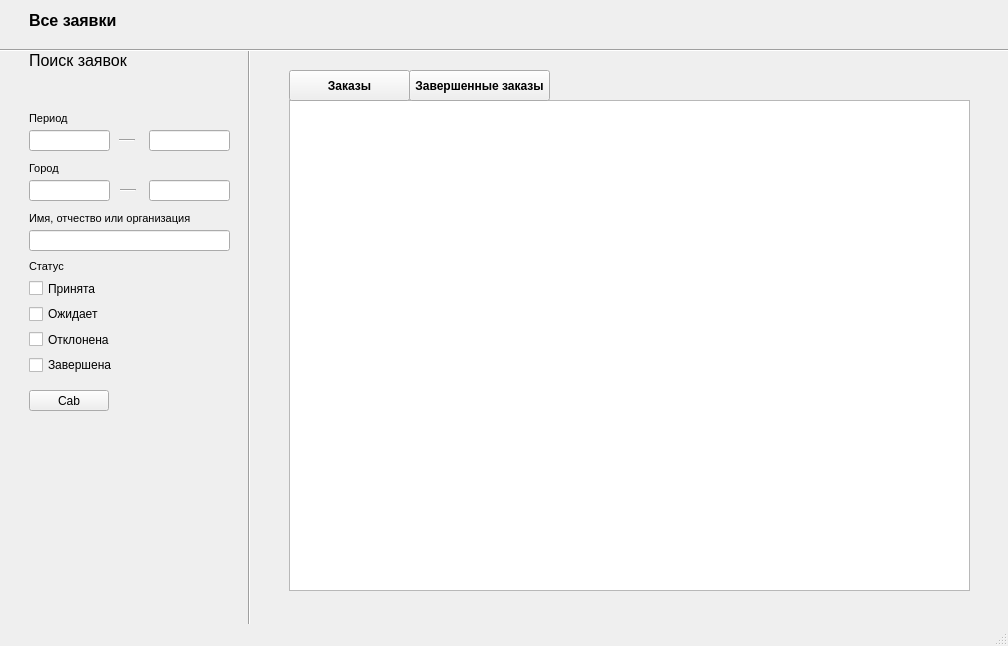
<?xml version="1.0" encoding="UTF-8"?>
<ui version="4.0">
 <class>dispatcherMainWindow</class>
 <widget class="QMainWindow" name="dispatcherMainWindow">
  <property name="geometry">
   <rect>
    <x>0</x>
    <y>0</y>
    <width>1008</width>
    <height>646</height>
   </rect>
  </property>
  <property name="windowTitle">
   <string>MainWindow</string>
  </property>
  <widget class="QWidget" name="centralwidget">
   <widget class="Line" name="line_2">
    <property name="geometry">
     <rect>
      <x>239</x>
      <y>50</y>
      <width>20</width>
      <height>601</height>
     </rect>
    </property>
    <property name="orientation">
     <enum>Qt::Vertical</enum>
    </property>
   </widget>
   <widget class="QLabel" name="label_4">
    <property name="geometry">
     <rect>
      <x>29</x>
      <y>160</y>
      <width>131</width>
      <height>16</height>
     </rect>
    </property>
    <property name="font">
     <font>
      <pointsize>8</pointsize>
      <weight>50</weight>
      <bold>false</bold>
     </font>
    </property>
    <property name="text">
     <string>Город</string>
    </property>
   </widget>
   <widget class="QLabel" name="label_2">
    <property name="geometry">
     <rect>
      <x>29</x>
      <y>40</y>
      <width>131</width>
      <height>41</height>
     </rect>
    </property>
    <property name="font">
     <font>
      <pointsize>12</pointsize>
      <weight>50</weight>
      <bold>false</bold>
     </font>
    </property>
    <property name="text">
     <string>Поиск заявок</string>
    </property>
   </widget>
   <widget class="QWidget" name="layoutWidget">
    <property name="geometry">
     <rect>
      <x>29</x>
      <y>260</y>
      <width>83</width>
      <height>115</height>
     </rect>
    </property>
    <layout class="QVBoxLayout" name="verticalLayout_3">
     <item>
      <widget class="QLabel" name="label_8">
       <property name="font">
        <font>
         <pointsize>8</pointsize>
         <weight>50</weight>
         <bold>false</bold>
        </font>
       </property>
       <property name="text">
        <string>Статус</string>
       </property>
      </widget>
     </item>
     <item>
      <widget class="QCheckBox" name="checkBox_9">
       <property name="text">
        <string>Принята</string>
       </property>
      </widget>
     </item>
     <item>
      <widget class="QCheckBox" name="checkBox_10">
       <property name="text">
        <string>Ожидает</string>
       </property>
      </widget>
     </item>
     <item>
      <widget class="QCheckBox" name="checkBox_11">
       <property name="text">
        <string>Отклонена</string>
       </property>
      </widget>
     </item>
     <item>
      <widget class="QCheckBox" name="checkBox_12">
       <property name="text">
        <string>Завершена</string>
       </property>
      </widget>
     </item>
    </layout>
   </widget>
   <widget class="Line" name="line_3">
    <property name="geometry">
     <rect>
      <x>119</x>
      <y>130</y>
      <width>16</width>
      <height>20</height>
     </rect>
    </property>
    <property name="font">
     <font>
      <weight>50</weight>
      <bold>false</bold>
     </font>
    </property>
    <property name="orientation">
     <enum>Qt::Horizontal</enum>
    </property>
   </widget>
   <widget class="QLineEdit" name="lineEdit">
    <property name="geometry">
     <rect>
      <x>29</x>
      <y>130</y>
      <width>81</width>
      <height>21</height>
     </rect>
    </property>
   </widget>
   <widget class="QPushButton" name="pushButton_3">
    <property name="geometry">
     <rect>
      <x>29</x>
      <y>390</y>
      <width>80</width>
      <height>21</height>
     </rect>
    </property>
    <property name="text">
     <string>Cab</string>
    </property>
   </widget>
   <widget class="QLabel" name="label">
    <property name="geometry">
     <rect>
      <x>29</x>
      <y>0</y>
      <width>131</width>
      <height>41</height>
     </rect>
    </property>
    <property name="font">
     <font>
      <pointsize>12</pointsize>
      <weight>75</weight>
      <bold>true</bold>
     </font>
    </property>
    <property name="text">
     <string>Все заявки</string>
    </property>
   </widget>
   <widget class="QLineEdit" name="lineEdit_6">
    <property name="geometry">
     <rect>
      <x>29</x>
      <y>230</y>
      <width>201</width>
      <height>21</height>
     </rect>
    </property>
   </widget>
   <widget class="Line" name="line">
    <property name="geometry">
     <rect>
      <x>-1</x>
      <y>40</y>
      <width>1011</width>
      <height>20</height>
     </rect>
    </property>
    <property name="orientation">
     <enum>Qt::Horizontal</enum>
    </property>
   </widget>
   <widget class="QLabel" name="label_5">
    <property name="geometry">
     <rect>
      <x>29</x>
      <y>110</y>
      <width>131</width>
      <height>16</height>
     </rect>
    </property>
    <property name="font">
     <font>
      <pointsize>8</pointsize>
      <weight>50</weight>
      <bold>false</bold>
     </font>
    </property>
    <property name="text">
     <string>Период</string>
    </property>
   </widget>
   <widget class="QListView" name="listView">
    <property name="geometry">
     <rect>
      <x>289</x>
      <y>100</y>
      <width>681</width>
      <height>491</height>
     </rect>
    </property>
   </widget>
   <widget class="QPushButton" name="pushButton">
    <property name="geometry">
     <rect>
      <x>289</x>
      <y>70</y>
      <width>121</width>
      <height>31</height>
     </rect>
    </property>
    <property name="font">
     <font>
      <weight>75</weight>
      <bold>true</bold>
     </font>
    </property>
    <property name="text">
     <string>Заказы</string>
    </property>
   </widget>
   <widget class="QLineEdit" name="lineEdit_3">
    <property name="geometry">
     <rect>
      <x>149</x>
      <y>180</y>
      <width>81</width>
      <height>21</height>
     </rect>
    </property>
   </widget>
   <widget class="QLineEdit" name="lineEdit_2">
    <property name="geometry">
     <rect>
      <x>149</x>
      <y>130</y>
      <width>81</width>
      <height>21</height>
     </rect>
    </property>
   </widget>
   <widget class="QPushButton" name="pushButton_2">
    <property name="geometry">
     <rect>
      <x>409</x>
      <y>70</y>
      <width>141</width>
      <height>31</height>
     </rect>
    </property>
    <property name="font">
     <font>
      <weight>75</weight>
      <bold>true</bold>
     </font>
    </property>
    <property name="text">
     <string>Завершенные заказы</string>
    </property>
   </widget>
   <widget class="QLineEdit" name="lineEdit_4">
    <property name="geometry">
     <rect>
      <x>29</x>
      <y>180</y>
      <width>81</width>
      <height>21</height>
     </rect>
    </property>
   </widget>
   <widget class="QLabel" name="label_3">
    <property name="geometry">
     <rect>
      <x>29</x>
      <y>210</y>
      <width>201</width>
      <height>16</height>
     </rect>
    </property>
    <property name="font">
     <font>
      <pointsize>8</pointsize>
      <weight>50</weight>
      <bold>false</bold>
     </font>
    </property>
    <property name="text">
     <string>Имя, отчество или организация</string>
    </property>
   </widget>
   <widget class="Line" name="line_4">
    <property name="geometry">
     <rect>
      <x>120</x>
      <y>180</y>
      <width>16</width>
      <height>20</height>
     </rect>
    </property>
    <property name="font">
     <font>
      <weight>50</weight>
      <bold>false</bold>
     </font>
    </property>
    <property name="orientation">
     <enum>Qt::Horizontal</enum>
    </property>
   </widget>
  </widget>
  <widget class="QMenuBar" name="menubar">
   <property name="geometry">
    <rect>
     <x>0</x>
     <y>0</y>
     <width>1008</width>
     <height>20</height>
    </rect>
   </property>
  </widget>
  <widget class="QStatusBar" name="statusbar"/>
 </widget>
 <resources/>
 <connections/>
</ui>
